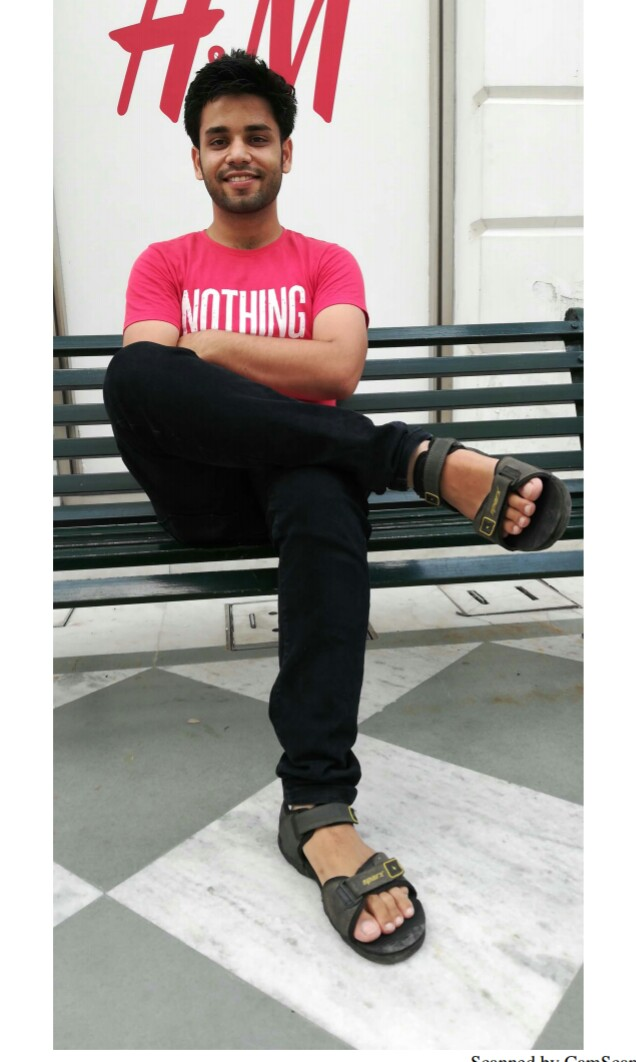
#> input picture sahil.jpg, 636 x 1062 px
$ jupyter execute 'image segmentation.ipynb'
#> lines starting #> are read from the running program, lines starting #| are printed output that depends on the picture
# Image Segmentation using KMeans

[cell 1]
import numpy as np
import matplotlib.pyplot as plt
import cv2

[cell 2]
im=cv2.imread('sahil.jpg')
#> im is the input picture: shape (1062, 636, 3); mean B, G, R 163.5, 166, 172.4

[cell 3]
plt.figure(0,figsize=(10,8))
plt.imshow(im)
plt.axis("off")
plt.show()

[cell 4]
original_shape=im.shape
#> original_shape = (1062, 636, 3)
print(original_shape)
#| (1062, 636, 3)

[cell 5]
im=cv2.cvtColor(im,cv2.COLOR_BGR2RGB)  # conversion of bgr to rgb
plt.figure(0,figsize=(10,8))
plt.imshow(im)
plt.axis("off")
plt.show()

[cell 6]
print(im.shape)
#| (1062, 636, 3)

# flatten the image

[cell 7]
im=im.reshape((-1,3))

[cell 8]
im.shape
#> Out = (675432, 3)

# KMEANS

[cell 9]
from sklearn.cluster import KMeans

[cell 10]
dominant_color=6
km=KMeans(n_clusters=dominant_color)

[cell 11]
km.fit(im)

[cell 12]
km.cluster_centers_

[cell 13]
km.labels_

[cell 14]
centers=km.cluster_centers_
centers=np.array(centers,dtype="uint8")

[cell 15]
centers

# plot of dominant colors

[cell 16]
i=1
colors=[]
plt.figure(0,figsize=(8,2))
for kx in centers:
    plt.subplot(1,6,i)
    i+=1
    plt.axis("off")

    colors.append(kx)
    a=np.zeros((100,100,3),dtype="uint8")
    a[:,:,:]=kx
    plt.imshow(a)
plt.show()
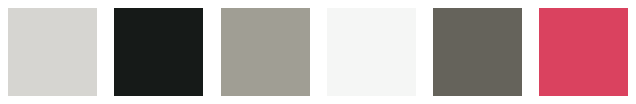
#> figure drawn by matplotlib, 6 panels

[cell 17]
colors

[cell 18]
# these are the predicted labels of all pixels : telling us eac pixel belongs to which cluster
# or class
np.unique(km.labels_)

[cell 19]
km.labels_.shape

we will assign the pixel of our original image to predicted labels ---->> image segmentation

[cell 20]
new_img=np.zeros((km.labels_.shape[0],3),dtype="uint8")

[cell 21]
for pixel in range(new_img.shape[0]):
    new_img[pixel]=colors[km.labels_[pixel]]
new_img=new_img.reshape((original_shape))
plt.figure(0,figsize=(10,8))
plt.imshow(new_img)
plt.axis("off")
plt.show()
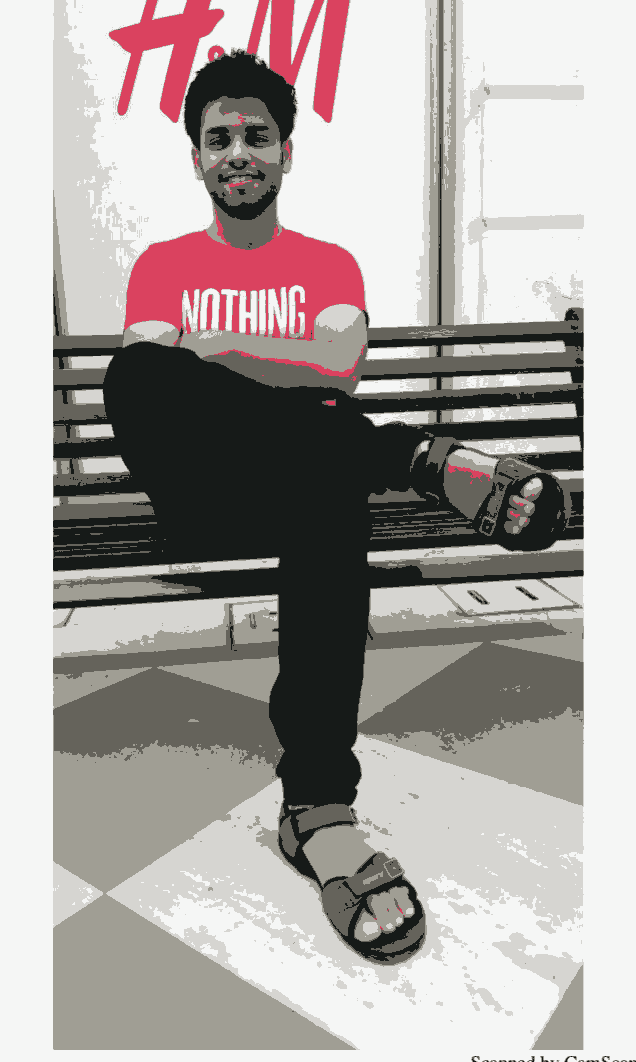
#> shown: shape (1062, 636, 3); mean R, G, B 171.8, 165.8, 163.2
